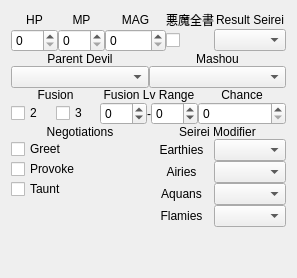
           <widget class="QWidget" name="generalEditTab">
            <attribute name="title">
             <string>General</string>
            </attribute>
            <layout class="QVBoxLayout">
             <property name="spacing">
              <number>0</number>
             </property>
             <item>
              <layout class="QGridLayout">
               <property name="horizontalSpacing">
                <number>0</number>
               </property>
               <item row="0" column="0">
                <widget class="QLabel" name="hpEditLabel">
                 <property name="text">
                  <string>HP</string>
                 </property>
                 <property name="alignment">
                  <set>Qt::AlignCenter</set>
                 </property>
                </widget>
               </item>
               <item row="0" column="1">
                <widget class="QLabel" name="mpEditLabel">
                 <property name="text">
                  <string>MP</string>
                 </property>
                 <property name="alignment">
                  <set>Qt::AlignCenter</set>
                 </property>
                </widget>
               </item>
               <item row="0" column="2">
                <widget class="QLabel" name="magEditLabel">
                 <property name="text">
                  <string>MAG</string>
                 </property>
                 <property name="alignment">
                  <set>Qt::AlignCenter</set>
                 </property>
                </widget>
               </item>
               <item row="0" column="4">
                <widget class="QLabel" name="seireiEditLabel">
                 <property name="text">
                  <string>Result Seirei</string>
                 </property>
                 <property name="alignment">
                  <set>Qt::AlignCenter</set>
                 </property>
                </widget>
               </item>
               <item row="1" column="0">
                <widget class="QSpinBox" name="hpEdit">
                 <property name="maximum">
                  <number>999</number>
                 </property>
                </widget>
               </item>
               <item row="1" column="1">
                <widget class="QSpinBox" name="mpEdit">
                 <property name="maximum">
                  <number>999</number>
                 </property>
                </widget>
               </item>
               <item row="1" column="2">
                <widget class="QSpinBox" name="magEdit">
                 <property name="maximum">
                  <number>10000</number>
                 </property>
                </widget>
               </item>
               <item row="1" column="4">
                <widget class="QComboBox" name="seireiEdit"/>
               </item>
               <item row="0" column="3">
                <widget class="QLabel" name="devilBookEditLabel">
                 <property name="text">
                  <string>悪魔全書</string>
                 </property>
                 <property name="alignment">
                  <set>Qt::AlignCenter</set>
                 </property>
                </widget>
               </item>
               <item row="1" column="3">
                <widget class="QCheckBox" name="devilBookEdit"/>
               </item>
              </layout>
             </item>
             <item>
              <layout class="QGridLayout">
               <property name="horizontalSpacing">
                <number>0</number>
               </property>
               <item row="0" column="0">
                <widget class="QLabel" name="parentDevilEditLabel">
                 <property name="text">
                  <string>Parent Devil</string>
                 </property>
                 <property name="alignment">
                  <set>Qt::AlignCenter</set>
                 </property>
                </widget>
               </item>
               <item row="0" column="1">
                <widget class="QLabel" name="mashouEditLabel">
                 <property name="text">
                  <string>Mashou</string>
                 </property>
                 <property name="alignment">
                  <set>Qt::AlignCenter</set>
                 </property>
                </widget>
               </item>
               <item row="1" column="0">
                <widget class="QComboBox" name="parentDevilEdit">
                 <property name="sizePolicy">
                  <sizepolicy hsizetype="Expanding" vsizetype="Fixed">
                   <horstretch>0</horstretch>
                   <verstretch>0</verstretch>
                  </sizepolicy>
                 </property>
                </widget>
               </item>
               <item row="1" column="1">
                <widget class="QComboBox" name="mashouEdit">
                 <property name="sizePolicy">
                  <sizepolicy hsizetype="Expanding" vsizetype="Fixed">
                   <horstretch>0</horstretch>
                   <verstretch>0</verstretch>
                  </sizepolicy>
                 </property>
                </widget>
               </item>
              </layout>
             </item>
             <item>
              <layout class="QGridLayout">
               <property name="horizontalSpacing">
                <number>0</number>
               </property>
               <item row="0" column="0">
                <widget class="QLabel" name="fusionEditLabel">
                 <property name="text">
                  <string>Fusion</string>
                 </property>
                 <property name="alignment">
                  <set>Qt::AlignCenter</set>
                 </property>
                </widget>
               </item>
               <item row="0" column="1">
                <widget class="QLabel" name="fusionRangeEditLabel">
                 <property name="text">
                  <string>Fusion Lv Range</string>
                 </property>
                 <property name="alignment">
                  <set>Qt::AlignCenter</set>
                 </property>
                </widget>
               </item>
               <item row="0" column="2">
                <widget class="QLabel" name="chanceEditLabel">
                 <property name="text">
                  <string>Chance</string>
                 </property>
                 <property name="alignment">
                  <set>Qt::AlignCenter</set>
                 </property>
                </widget>
               </item>
               <item row="1" column="0">
                <layout class="QHBoxLayout">
                 <item>
                  <widget class="QCheckBox" name="fusion2Edit">
                   <property name="text">
                    <string>2</string>
                   </property>
                  </widget>
                 </item>
                 <item>
                  <widget class="QCheckBox" name="fusion3Edit">
                   <property name="text">
                    <string>3</string>
                   </property>
                  </widget>
                 </item>
                </layout>
               </item>
               <item row="1" column="1">
                <layout class="QHBoxLayout">
                 <item>
                  <widget class="QSpinBox" name="fusionRangeFromEdit">
                   <property name="minimum">
                    <number>-1</number>
                   </property>
                   <property name="maximum">
                    <number>200</number>
                   </property>
                  </widget>
                 </item>
                 <item>
                  <widget class="QLabel" name="fusionRangeDivEditLabel">
                   <property name="text">
                    <string>-</string>
                   </property>
                   <property name="alignment">
                    <set>Qt::AlignCenter</set>
                   </property>
                  </widget>
                 </item>
                 <item>
                  <widget class="QSpinBox" name="fusionRangeToEdit">
                   <property name="minimum">
                    <number>-1</number>
                   </property>
                   <property name="maximum">
                    <number>200</number>
                   </property>
                  </widget>
                 </item>
                </layout>
               </item>
               <item row="1" column="2">
                <widget class="QSpinBox" name="chanceEdit">
                 <property name="maximum">
                  <number>100</number>
                 </property>
                </widget>
               </item>
              </layout>
             </item>
             <item>
              <layout class="QHBoxLayout">
               <item>
                <layout class="QVBoxLayout">
                 <item>
                  <widget class="QLabel" name="convoEditLabel">
                   <property name="text">
                    <string>Negotiations</string>
                   </property>
                   <property name="alignment">
                    <set>Qt::AlignCenter</set>
                   </property>
                  </widget>
                 </item>
                 <item>
                  <layout class="QHBoxLayout">
                   <item>
                    <layout class="QVBoxLayout">
                     <item>
                      <widget class="QCheckBox" name="greetEdit">
                       <property name="text">
                        <string>Greet</string>
                       </property>
                      </widget>
                     </item>
                     <item>
                      <widget class="QCheckBox" name="provokeEdit">
                       <property name="text">
                        <string>Provoke</string>
                       </property>
                      </widget>
                     </item>
                     <item>
                      <widget class="QCheckBox" name="tauntEdit">
                       <property name="text">
                        <string>Taunt</string>
                       </property>
                      </widget>
                     </item>
                     <item>
                      <spacer>
                       <property name="orientation">
                        <enum>Qt::Vertical</enum>
                       </property>
                       <property name="sizeHint" stdset="0">
                        <size>
                         <width>20</width>
                         <height>40</height>
                        </size>
                       </property>
                      </spacer>
                     </item>
                    </layout>
                   </item>
                  </layout>
                 </item>
                </layout>
               </item>
               <item>
                <layout class="QVBoxLayout">
                 <item>
                  <widget class="QLabel" name="seireiModEditLabel">
                   <property name="text">
                    <string>Seirei Modifier</string>
                   </property>
                   <property name="alignment">
                    <set>Qt::AlignCenter</set>
                   </property>
                  </widget>
                 </item>
                 <item>
                  <layout class="QGridLayout">
                   <property name="verticalSpacing">
                    <number>0</number>
                   </property>
                   <item row="0" column="0">
                    <widget class="QLabel" name="earthiesEditLabel">
                     <property name="text">
                      <string>Earthies</string>
                     </property>
                     <property name="alignment">
                      <set>Qt::AlignCenter</set>
                     </property>
                    </widget>
                   </item>
                   <item row="1" column="0">
                    <widget class="QLabel" name="airiesEditLabel">
                     <property name="text">
                      <string>Airies</string>
                     </property>
                     <property name="alignment">
                      <set>Qt::AlignCenter</set>
                     </property>
                    </widget>
                   </item>
                   <item row="0" column="1">
                    <widget class="QComboBox" name="earthiesEdit">
                     <property name="currentIndex">
                      <number>-1</number>
                     </property>
                    </widget>
                   </item>
                   <item row="1" column="1">
                    <widget class="QComboBox" name="airiesEdit">
                     <property name="currentIndex">
                      <number>-1</number>
                     </property>
                    </widget>
                   </item>
                   <item row="2" column="0">
                    <widget class="QLabel" name="aquansEditLabel">
                     <property name="text">
                      <string>Aquans</string>
                     </property>
                     <property name="alignment">
                      <set>Qt::AlignCenter</set>
                     </property>
                    </widget>
                   </item>
                   <item row="2" column="1">
                    <widget class="QComboBox" name="aquansEdit">
                     <property name="currentIndex">
                      <number>-1</number>
                     </property>
                    </widget>
                   </item>
                   <item row="3" column="0">
                    <widget class="QLabel" name="flamiesEditLabel">
                     <property name="text">
                      <string>Flamies</string>
                     </property>
                     <property name="alignment">
                      <set>Qt::AlignCenter</set>
                     </property>
                    </widget>
                   </item>
                   <item row="3" column="1">
                    <widget class="QComboBox" name="flamiesEdit">
                     <property name="currentIndex">
                      <number>-1</number>
                     </property>
                    </widget>
                   </item>
                   <item row="4" column="0">
                    <spacer>
                     <property name="orientation">
                      <enum>Qt::Vertical</enum>
                     </property>
                     <property name="sizeHint" stdset="0">
                      <size>
                       <width>20</width>
                       <height>40</height>
                      </size>
                     </property>
                    </spacer>
                   </item>
                  </layout>
                 </item>
                </layout>
               </item>
              </layout>
             </item>
            </layout>
           </widget>
